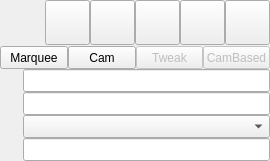
    <widget class="QWidget" name="wg_commonSelectionOptions" native="true">
     <property name="minimumSize">
      <size>
       <width>0</width>
       <height>152</height>
      </size>
     </property>
     <layout class="QVBoxLayout" name="verticalLayout_11">
      <property name="spacing">
       <number>0</number>
      </property>
      <property name="margin">
       <number>0</number>
      </property>
      <item>
       <widget class="QWidget" name="widget_6" native="true">
        <property name="minimumSize">
         <size>
          <width>0</width>
          <height>69</height>
         </size>
        </property>
        <property name="maximumSize">
         <size>
          <width>16777215</width>
          <height>69</height>
         </size>
        </property>
        <layout class="QVBoxLayout" name="verticalLayout_4">
         <property name="spacing">
          <number>0</number>
         </property>
         <property name="margin">
          <number>0</number>
         </property>
         <item>
          <widget class="QWidget" name="widget_20" native="true">
           <property name="minimumSize">
            <size>
             <width>0</width>
             <height>46</height>
            </size>
           </property>
           <property name="maximumSize">
            <size>
             <width>16777215</width>
             <height>46</height>
            </size>
           </property>
           <layout class="QHBoxLayout" name="horizontalLayout_14">
            <property name="spacing">
             <number>0</number>
            </property>
            <property name="margin">
             <number>0</number>
            </property>
            <item>
             <widget class="QPushButton" name="bt_tool">
              <property name="minimumSize">
               <size>
                <width>45</width>
                <height>45</height>
               </size>
              </property>
              <property name="maximumSize">
               <size>
                <width>45</width>
                <height>45</height>
               </size>
              </property>
              <property name="text">
               <string/>
              </property>
              <property name="iconSize">
               <size>
                <width>45</width>
                <height>45</height>
               </size>
              </property>
              <property name="flat">
               <bool>true</bool>
              </property>
             </widget>
            </item>
            <item>
             <widget class="QWidget" name="widget_23" native="true">
              <property name="minimumSize">
               <size>
                <width>0</width>
                <height>46</height>
               </size>
              </property>
              <property name="maximumSize">
               <size>
                <width>16777215</width>
                <height>46</height>
               </size>
              </property>
              <layout class="QGridLayout" name="gridLayout_7">
               <property name="margin">
                <number>0</number>
               </property>
               <property name="spacing">
                <number>0</number>
               </property>
               <item row="0" column="2">
                <widget class="QPushButton" name="bt_selEdge">
                 <property name="minimumSize">
                  <size>
                   <width>45</width>
                   <height>45</height>
                  </size>
                 </property>
                 <property name="maximumSize">
                  <size>
                   <width>45</width>
                   <height>45</height>
                  </size>
                 </property>
                 <property name="toolTip">
                  <string>Edge</string>
                 </property>
                 <property name="styleSheet">
                  <string notr="true"/>
                 </property>
                 <property name="text">
                  <string/>
                 </property>
                 <property name="iconSize">
                  <size>
                   <width>45</width>
                   <height>45</height>
                  </size>
                 </property>
                 <property name="checkable">
                  <bool>true</bool>
                 </property>
                 <property name="autoExclusive">
                  <bool>true</bool>
                 </property>
                </widget>
               </item>
               <item row="0" column="5">
                <widget class="QPushButton" name="bt_selFace">
                 <property name="minimumSize">
                  <size>
                   <width>45</width>
                   <height>45</height>
                  </size>
                 </property>
                 <property name="maximumSize">
                  <size>
                   <width>45</width>
                   <height>45</height>
                  </size>
                 </property>
                 <property name="toolTip">
                  <string>Face</string>
                 </property>
                 <property name="styleSheet">
                  <string notr="true"/>
                 </property>
                 <property name="text">
                  <string/>
                 </property>
                 <property name="iconSize">
                  <size>
                   <width>45</width>
                   <height>45</height>
                  </size>
                 </property>
                 <property name="checkable">
                  <bool>true</bool>
                 </property>
                 <property name="autoExclusive">
                  <bool>true</bool>
                 </property>
                </widget>
               </item>
               <item row="0" column="0">
                <widget class="QPushButton" name="bt_selObj">
                 <property name="minimumSize">
                  <size>
                   <width>45</width>
                   <height>45</height>
                  </size>
                 </property>
                 <property name="maximumSize">
                  <size>
                   <width>45</width>
                   <height>45</height>
                  </size>
                 </property>
                 <property name="toolTip">
                  <string>Object</string>
                 </property>
                 <property name="styleSheet">
                  <string notr="true"/>
                 </property>
                 <property name="text">
                  <string/>
                 </property>
                 <property name="iconSize">
                  <size>
                   <width>45</width>
                   <height>45</height>
                  </size>
                 </property>
                 <property name="checkable">
                  <bool>true</bool>
                 </property>
                 <property name="autoExclusive">
                  <bool>true</bool>
                 </property>
                </widget>
               </item>
               <item row="0" column="1">
                <widget class="QPushButton" name="bt_selVert">
                 <property name="minimumSize">
                  <size>
                   <width>45</width>
                   <height>45</height>
                  </size>
                 </property>
                 <property name="maximumSize">
                  <size>
                   <width>45</width>
                   <height>45</height>
                  </size>
                 </property>
                 <property name="toolTip">
                  <string>Vertex</string>
                 </property>
                 <property name="styleSheet">
                  <string notr="true"/>
                 </property>
                 <property name="text">
                  <string/>
                 </property>
                 <property name="iconSize">
                  <size>
                   <width>45</width>
                   <height>45</height>
                  </size>
                 </property>
                 <property name="checkable">
                  <bool>true</bool>
                 </property>
                 <property name="autoExclusive">
                  <bool>true</bool>
                 </property>
                </widget>
               </item>
               <item row="0" column="6">
                <widget class="QPushButton" name="bt_selUv">
                 <property name="enabled">
                  <bool>true</bool>
                 </property>
                 <property name="minimumSize">
                  <size>
                   <width>45</width>
                   <height>45</height>
                  </size>
                 </property>
                 <property name="maximumSize">
                  <size>
                   <width>45</width>
                   <height>45</height>
                  </size>
                 </property>
                 <property name="toolTip">
                  <string>Uv</string>
                 </property>
                 <property name="text">
                  <string/>
                 </property>
                 <property name="iconSize">
                  <size>
                   <width>45</width>
                   <height>45</height>
                  </size>
                 </property>
                 <property name="checkable">
                  <bool>true</bool>
                 </property>
                 <property name="autoExclusive">
                  <bool>true</bool>
                 </property>
                 <property name="flat">
                  <bool>false</bool>
                 </property>
                </widget>
               </item>
              </layout>
             </widget>
            </item>
           </layout>
          </widget>
         </item>
         <item>
          <widget class="QWidget" name="widget_22" native="true">
           <property name="minimumSize">
            <size>
             <width>0</width>
             <height>23</height>
            </size>
           </property>
           <property name="maximumSize">
            <size>
             <width>16777215</width>
             <height>23</height>
            </size>
           </property>
           <layout class="QHBoxLayout" name="horizontalLayout_12">
            <property name="spacing">
             <number>0</number>
            </property>
            <property name="margin">
             <number>0</number>
            </property>
            <item>
             <widget class="QPushButton" name="bt_selectionStyle">
              <property name="minimumSize">
               <size>
                <width>68</width>
                <height>23</height>
               </size>
              </property>
              <property name="maximumSize">
               <size>
                <width>68</width>
                <height>23</height>
               </size>
              </property>
              <property name="toolTip">
               <string>Marquee / Drag Selection Style</string>
              </property>
              <property name="text">
               <string>Marquee</string>
              </property>
             </widget>
            </item>
            <item>
             <widget class="QPushButton" name="bt_camSwitch">
              <property name="minimumSize">
               <size>
                <width>68</width>
                <height>23</height>
               </size>
              </property>
              <property name="maximumSize">
               <size>
                <width>68</width>
                <height>23</height>
               </size>
              </property>
              <property name="toolTip">
               <string>Camera Based Selection</string>
              </property>
              <property name="text">
               <string>Cam</string>
              </property>
              <property name="checkable">
               <bool>false</bool>
              </property>
             </widget>
            </item>
            <item>
             <widget class="QPushButton" name="bt_tweakCam">
              <property name="enabled">
               <bool>false</bool>
              </property>
              <property name="minimumSize">
               <size>
                <width>67</width>
                <height>23</height>
               </size>
              </property>
              <property name="maximumSize">
               <size>
                <width>67</width>
                <height>23</height>
               </size>
              </property>
              <property name="text">
               <string>Tweak</string>
              </property>
             </widget>
            </item>
            <item>
             <widget class="QPushButton" name="bt_camBased">
              <property name="enabled">
               <bool>false</bool>
              </property>
              <property name="minimumSize">
               <size>
                <width>67</width>
                <height>23</height>
               </size>
              </property>
              <property name="maximumSize">
               <size>
                <width>67</width>
                <height>23</height>
               </size>
              </property>
              <property name="text">
               <string>CamBased</string>
              </property>
             </widget>
            </item>
           </layout>
          </widget>
         </item>
        </layout>
       </widget>
      </item>
      <item>
       <widget class="QWidget" name="widget_4" native="true">
        <layout class="QGridLayout" name="gridLayout_2">
         <property name="margin">
          <number>0</number>
         </property>
         <property name="spacing">
          <number>0</number>
         </property>
         <item row="0" column="0">
          <widget class="QPushButton" name="btn_transformName">
           <property name="enabled">
            <bool>true</bool>
           </property>
           <property name="minimumSize">
            <size>
             <width>23</width>
             <height>23</height>
            </size>
           </property>
           <property name="maximumSize">
            <size>
             <width>23</width>
             <height>23</height>
            </size>
           </property>
           <property name="text">
            <string/>
           </property>
           <property name="checkable">
            <bool>false</bool>
           </property>
           <property name="flat">
            <bool>true</bool>
           </property>
          </widget>
         </item>
         <item row="0" column="1">
          <widget class="QLineEdit" name="le_transformName">
           <property name="minimumSize">
            <size>
             <width>0</width>
             <height>23</height>
            </size>
           </property>
           <property name="frame">
            <bool>true</bool>
           </property>
          </widget>
         </item>
         <item row="2" column="1">
          <widget class="QComboBox" name="cb_history">
           <property name="minimumSize">
            <size>
             <width>0</width>
             <height>23</height>
            </size>
           </property>
           <property name="toolTip">
            <string>Historique</string>
           </property>
          </widget>
         </item>
         <item row="1" column="1">
          <widget class="QLineEdit" name="le_shapeName">
           <property name="minimumSize">
            <size>
             <width>0</width>
             <height>23</height>
            </size>
           </property>
           <property name="focusPolicy">
            <enum>Qt::NoFocus</enum>
           </property>
           <property name="frame">
            <bool>true</bool>
           </property>
           <property name="readOnly">
            <bool>true</bool>
           </property>
          </widget>
         </item>
         <item row="3" column="1">
          <widget class="QLineEdit" name="le_select">
           <property name="minimumSize">
            <size>
             <width>0</width>
             <height>23</height>
            </size>
           </property>
           <property name="frame">
            <bool>true</bool>
           </property>
          </widget>
         </item>
         <item row="1" column="0">
          <widget class="QPushButton" name="btn_shapeName">
           <property name="minimumSize">
            <size>
             <width>23</width>
             <height>23</height>
            </size>
           </property>
           <property name="maximumSize">
            <size>
             <width>23</width>
             <height>23</height>
            </size>
           </property>
           <property name="text">
            <string/>
           </property>
           <property name="flat">
            <bool>true</bool>
           </property>
          </widget>
         </item>
         <item row="2" column="0">
          <widget class="QPushButton" name="btn_history">
           <property name="minimumSize">
            <size>
             <width>23</width>
             <height>23</height>
            </size>
           </property>
           <property name="maximumSize">
            <size>
             <width>23</width>
             <height>23</height>
            </size>
           </property>
           <property name="text">
            <string/>
           </property>
           <property name="flat">
            <bool>true</bool>
           </property>
          </widget>
         </item>
         <item row="3" column="0">
          <widget class="QPushButton" name="btn_select">
           <property name="minimumSize">
            <size>
             <width>23</width>
             <height>23</height>
            </size>
           </property>
           <property name="maximumSize">
            <size>
             <width>23</width>
             <height>23</height>
            </size>
           </property>
           <property name="text">
            <string/>
           </property>
           <property name="flat">
            <bool>true</bool>
           </property>
          </widget>
         </item>
        </layout>
       </widget>
      </item>
     </layout>
    </widget>
